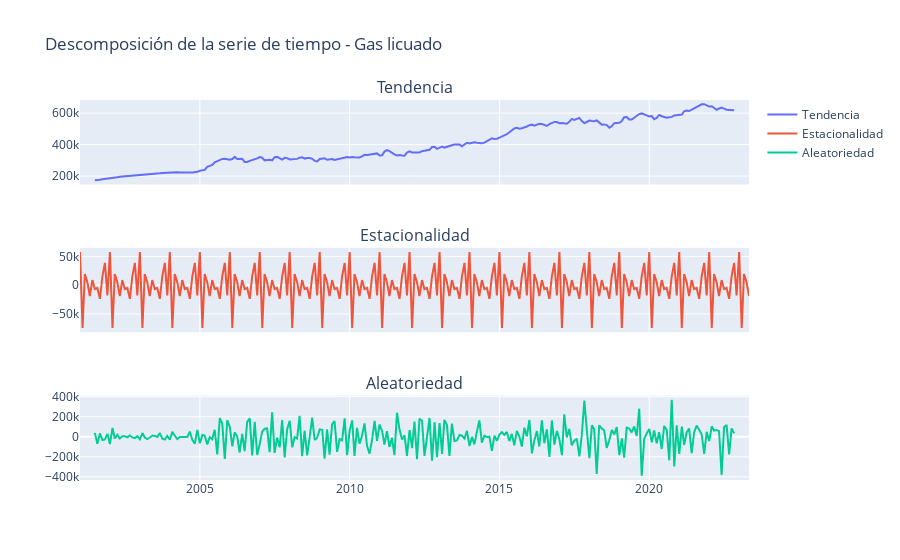

Notebook source saved alongside this figure:
### Markdown cell above
A primera vista no se observa estacionaridad en media ni en varianza. Sin embargo, si se puede observar una tendencia en la serie de tiempo.

### Code cell
d_serie_gl = seasonal_decompose(data_gas_licuado.set_index('fecha')['gas_licuado'].astype(float))
fig_gl = make_subplots(rows=3, cols=1, shared_xaxes=True, subplot_titles=('Tendencia', 'Estacionalidad', 'Aleatoriedad'))

fig_gl.add_trace(go.Scatter(x=d_serie_gl.trend.index, y=d_serie_gl.trend, mode='lines', name='Tendencia'), row=1, col=1)
fig_gl.add_trace(go.Scatter(x=d_serie_gl.seasonal.index, y=d_serie_gl.seasonal, mode='lines', name='Estacionalidad'), row=2, col=1)
fig_gl.add_trace(go.Scatter(x=d_serie_gl.resid.index, y=d_serie_gl.resid, mode='lines', name='Aleatoriedad'), row=3, col=1)

fig_gl.update_layout(title='Descomposición de la serie de tiempo - Gas licuado petróleo')
fig_gl.show()

### Figure 1 — Plotly figure (JSON) as saved in the notebook; plotly's stock layout.template omitted (floating-point values rounded to 4 significant figures; data arrays with more than 128 entries replaced by an {"elided": "..."} marker saying what was removed)
{"data": [{"mode": "lines", "name": "Tendencia", "type": "scatter", "x": {"elided": "269 str values"}, "xaxis": "x", "y": {"elided": "269 float values"}, "yaxis": "y"}, {"mode": "lines", "name": "Estacionalidad", "type": "scatter", "x": {"elided": "269 str values"}, "xaxis": "x2", "y": {"elided": "269 float values"}, "yaxis": "y2"}, {"mode": "lines", "name": "Aleatoriedad", "type": "scatter", "x": {"elided": "269 str values"}, "xaxis": "x3", "y": {"elided": "269 float values"}, "yaxis": "y3"}], "layout": {"annotations": [{"font": {"size": 16}, "showarrow": false, "text": "Tendencia", "x": 0.5, "xanchor": "center", "xref": "paper", "y": 1, "yanchor": "bottom", "yref": "paper"}, {"font": {"size": 16}, "showarrow": false, "text": "Estacionalidad", "x": 0.5, "xanchor": "center", "xref": "paper", "y": 0.6111, "yanchor": "bottom", "yref": "paper"}, {"font": {"size": 16}, "showarrow": false, "text": "Aleatoriedad", "x": 0.5, "xanchor": "center", "xref": "paper", "y": 0.2222, "yanchor": "bottom", "yref": "paper"}], "title": {"text": "Descomposición de la serie de tiempo - Gas licuado"}, "xaxis": {"anchor": "y", "domain": [0, 1], "matches": "x3", "showticklabels": false}, "xaxis2": {"anchor": "y2", "domain": [0, 1], "matches": "x3", "showticklabels": false}, "xaxis3": {"anchor": "y3", "domain": [0, 1]}, "yaxis": {"anchor": "x", "domain": [0.7778, 1]}, "yaxis2": {"anchor": "x2", "domain": [0.3889, 0.6111]}, "yaxis3": {"anchor": "x3", "domain": [0, 0.2222]}}}
